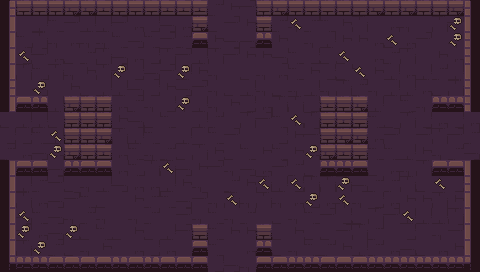

Rendered tile map (Tiled .tmx) drawn with the repository's tilesets; below, a short description and the map source with its tile grids summarised:
An orthogonal 30x17 tile map with 16x16 px tiles, 6 tile layers (ground, dressing, decor, walls, ...) and 12 objects (6x PROP, 5x ENTRY, CHEST).

<map version="1.10" tiledversion="1.10.2" orientation="orthogonal" renderorder="right-down" width="30" height="17" tilewidth="16" tileheight="16" infinite="0" nextlayerid="8" nextobjectid="13">
 <tileset firstgid="1" name="dungeon" tilewidth="16" tileheight="16" tilecount="100" columns="10">
  <image source="../../../gfx/tiles/depths/dungeon_tileset.png" width="160" height="160" />
 </tileset>
 <layer id="1" name="ground" width="30" height="17">
  <data>[510 cells, 510 non-empty, 12 distinct tile ids]</data>
 </layer>
 <layer id="2" name="dressing" width="30" height="17">
  <data>[510 cells, 28 non-empty, 2 distinct tile ids]</data>
 </layer>
 <layer id="3" name="decor" width="30" height="17">
  <data>[510 cells, 0 non-empty, 0 distinct tile ids]</data>
 </layer>
 <layer id="4" name="walls" width="30" height="17">
  <data>[510 cells, 78 non-empty, 18 distinct tile ids]</data>
 </layer>
 <layer id="5" name="props" width="30" height="17">
  <data>[510 cells, 46 non-empty, 8 distinct tile ids]</data>
 </layer>
 <layer id="6" name="overhead" width="30" height="17">
  <data>[510 cells, 0 non-empty, 0 distinct tile ids]</data>
 </layer>
 <objectgroup id="7" name="spawns">
  <object id="1" name="UP" type="ENTRY" x="232" y="24" />
  <object id="2" name="DOWN" type="ENTRY" x="232" y="248" />
  <object id="3" name="LEFT" type="ENTRY" x="24" y="136" />
  <object id="4" name="RIGHT" type="ENTRY" x="456" y="136" />
  <object id="5" name="" type="ENTRY" x="248" y="136" />
  <object id="6" name="locked" type="CHEST" x="232" y="136" />
  <object id="7" name="torch" type="PROP" x="56" y="264" />
  <object id="8" name="torch" type="PROP" x="424" y="264" />
  <object id="9" name="torch" type="PROP" x="8" y="232" />
  <object id="10" name="torch" type="PROP" x="472" y="232" />
  <object id="11" name="banner" type="PROP" x="120" y="264" />
  <object id="12" name="banner" type="PROP" x="360" y="264" />
 </objectgroup>
</map>
